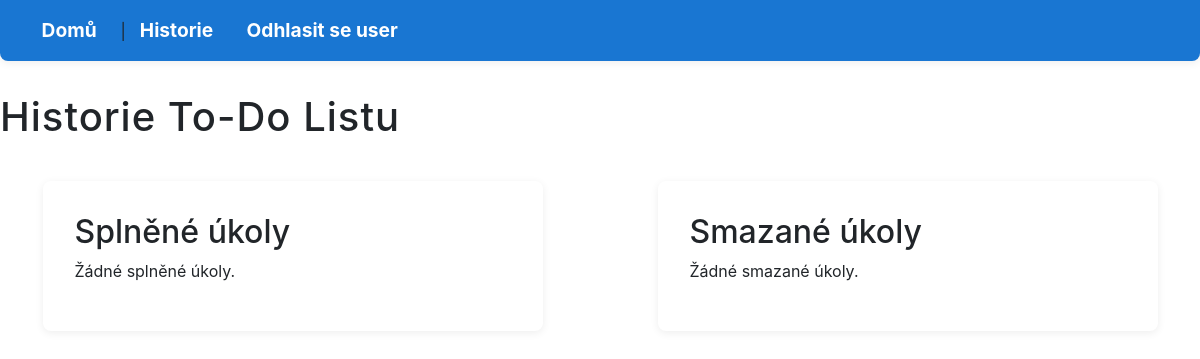
Page /history/ (signed in) on the earlier database version.
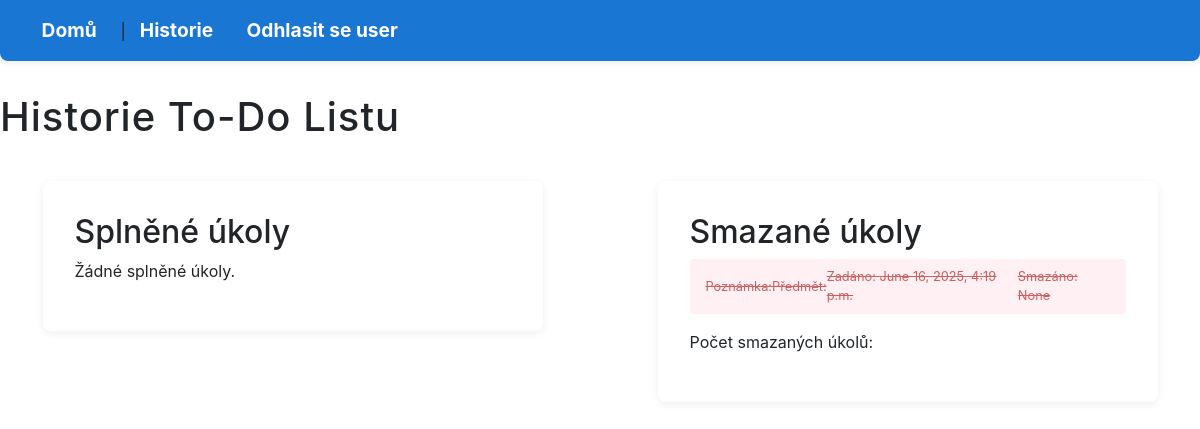
Same page on the later database version.
### todo_app/models.py (models this page shows, shortened)
class Todo(models.Model):
    user = models.ForeignKey(User, on_delete=models.CASCADE)
    text = models.CharField(max_length=200, verbose_name="Úkol")
    poznamka = models.TextField(blank=True, verbose_name="Poznámka")
    ocekavane = models.DateField(null=True, blank=True, verbose_name="Očekávaný termín")
    predmet = models.CharField(max_length=100, blank=True, verbose_name="Předmět")
    done = models.BooleanField(default=False, verbose_name="Splněno")
    created = models.DateTimeField(default=timezone.now, verbose_name="Vytvořeno")
    completed = models.DateTimeField(null=True, blank=True, verbose_name="Dokončeno")
    deleted = models.BooleanField(default=False, verbose_name="Smazáno")
    deleted_at = models.DateTimeField(null=True, blank=True, verbose_name="Smazáno v")

### todo_app/views.py (the view)
# urls.py: path('history/', views.history, name='history'),
@login_required
def history(request):
    splnene = Todo.objects.filter(user=request.user, done=True, deleted=False).order_by('-completed')
    smazane = Todo.objects.filter(user=request.user, deleted=True).order_by('-deleted_at')
    return render(request, 'history.html', {'splnene': splnene, 'smazane': smazane})

### todo_app/templates/history.html (shortened to what this page needs)
<!DOCTYPE html>
<html lang="cs">
<head>
    <link rel="stylesheet" href="/static/css/style.css">
    <link rel="stylesheet" href="https://maxcdn.bootstrapcdn.com/bootstrap/4.1.3/css/bootstrap.min.css">
</head>
<body>
    <nav style="margin-bottom: 2em;">
        <a href="{% url 'index' %}">Domů</a> |
        <a href="{% url 'history' %}">Historie</a>
        <a href="{% url 'logout' %}">Odhlasit se {{ user.username }}</a>
    </nav>
    <h1>Historie To-Do Listu</h1>
    <div class="row">
        <div class="col-md-6">
            <div class="todo-list">
                <h2>Splněné úkoly</h2>
                {% if splnene %}
                    <ul>
                        {% for done in splnene %}
                            <li class="done">
                                <strong>{{ done.ukol }}</strong>
                                    <br><small>Poznámka: {{done.poznamka}}</small>
                                    <br><small>Předmět: {{ done.predmet }}</small>
                                <br><small>Zadáno: {{ done.created }}</small>
                                <br><small style="color: #388e3c;">Splněno: {{ done.completed }} </small>
                            </li>
                        {% endfor %}
                    </ul>
                    <p>Počet splněných úkolů: <strong> 0 </strong></p>
                {% else %}
                    <p>Žádné splněné úkoly.</p>
                {% endif %}
            </div>
        </div>
        <div class="col-md-6">
            <div class="todo-list">
                <h2>Smazané úkoly</h2>
                {% if smazane %}
                    <ul>
                        {% for del in smazane %}
                            <li class="deleted">
                                    <br><small>Poznámka: {{del.poznamka}} </small>
                                    <br><small>Předmět: {{del.predmet}} </small>
                                <br><small>Zadáno: {{del.created}} </small>
                                    <br><small style="color: #b71c1c;">Smazáno: {{del.completed}} </small>
                            </li>
                        {% endfor %}
                    </ul>
                    <p>Počet smazaných úkolů: <strong> {{ countSmazane }} </strong></p>
                {% else %}
                    <p>Žádné smazané úkoly.</p>
                {% endif %}
            </div>
        </div>
    </div>
</body>
</html>

Differences in the rows shown:
now on this page (row edited): Todo: created "June 16, 2025, 4:19 p.m.", completed "None"
Other differences:
text no longer shown: "Žádné smazané úkoly."
text now shown: "Počet smazaných úkolů:"
